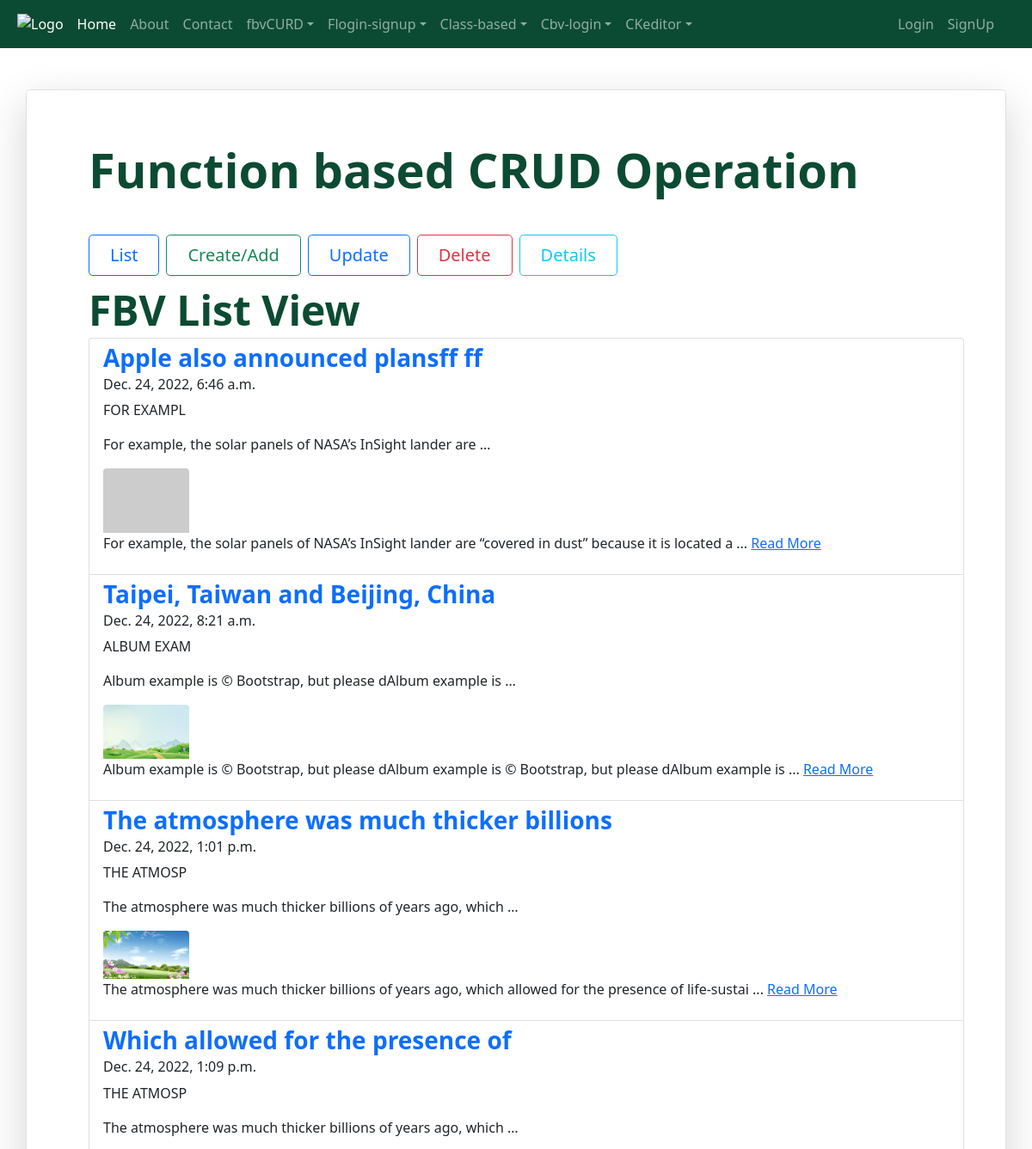
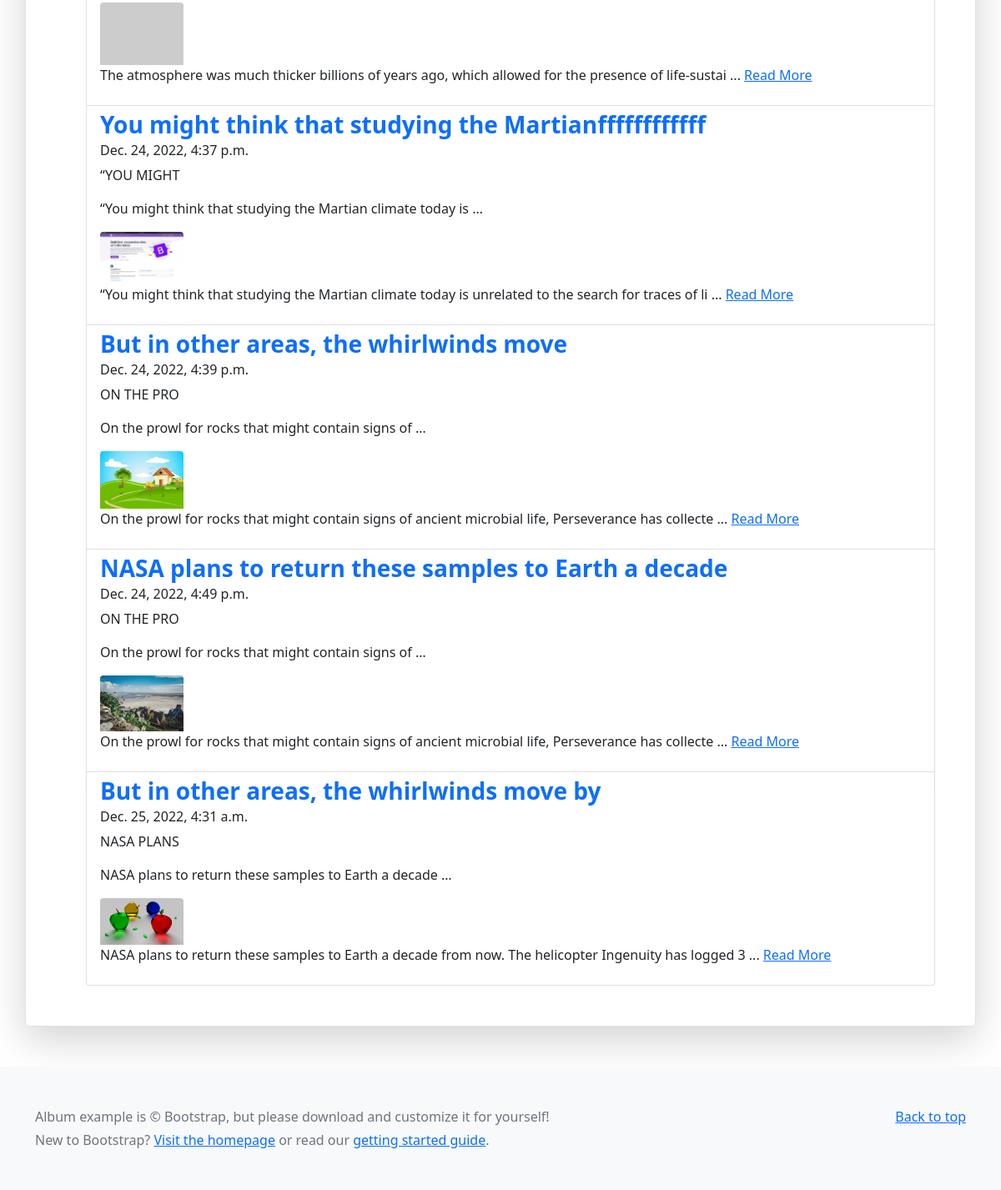
The app's page /fbvcrud/ with its own data (2 pictures, top to bottom).
### fbcrudapp/models.py (models this page shows, shortened)
class FbCrudModel(models.Model):
    title = models.CharField(max_length=200)
    description = models.TextField()
    datetime = models.DateTimeField(default=timezone.now)
    fbv_img = models.ImageField(blank=True, upload_to='fbv-img/', null=True)
    class Meta:
     verbose_name_plural = 'FBV CURD'
    def excerpt(self):
        return self.description[0:100]

### fbcrudapp/views.py (the view)
# urls.py: path('', views.fbhome_list, name = 'fbhome'),
def fbhome_list(request):
    datalist = FbCrudModel.objects.all()
    context = {
            'crud_list':datalist
        }
    return render(request, 'fbvtemplate/fbindex.html', context)

### templates/fbvtemplate/fbindex.html (shortened to what this page needs)
{% extends 'includes/base.html' %}
{% load static %}
{% block content %}
<main>
 <div class="container my-5">
    <div class="row p-4 pb-0 pe-lg-0 pt-lg-5 align-items-center rounded-3 border shadow-lg">
      <div class="col-lg-12 p-3 p-lg-5 pt-lg-3">
        <h1 class="display-4 fw-bold lh-1 fh-title">Function based CRUD Operation</h1>
        <div class="d-grid gap-2 d-md-flex justify-content-md-start mb-4 mb-lg-3 mt-5">
           <a class="btn btn-outline-primary btn-lg px-4" href="{% url 'fbhome' %}" role="button">List</a>
           <a class="btn btn-outline-success btn-lg px-4" href="{% url 'fbadd' %}" role="button">Create/Add</a>
           <a class="btn btn-outline-primary btn-lg px-4" href="{% url 'fbadd' %}" role="button">Update</a>
           <a class="btn btn-outline-danger btn-lg px-4" href="{% url 'fbadd' %}" role="button">Delete</a>
           <a class="btn btn-outline-info btn-lg px-4" href="{% url 'fbadd'  %}" role="button">Details</a>
        </div>
        <div >
           <h2 class="display-5 fw-bold lh-1 fh-title"> FBV List View</h2>
         </div>
            <ul class="list-group flist-group-flush">
             {% for item in crud_list %}
              <li class="list-group-item"> <h3 class="display-7 fw-bold lh-1 fh-title "><a class="text-decoration-none" href="{% url 'fbdetails' item.id %}" role="button"> {{ item.title }} </a></h3>
              <h6>{{item.datetime}}</h6>
              <p>{{item.description | upper | slice:":10"}}</p>
              <p>{{item.description | truncatewords:10}}</p>
                {% if item.fbv_img %}
                  <img src="{{ item.fbv_img.url }}" width="100" height="100" class="img-fluid rounded-top" alt="">
                {% else %}
                 <img src="https://dummyimage.com/400x300/0C4B33/ffffff.jpg&text=Demo+image" width="100" height="100" class="img-fluid rounded-top" alt="">
                {% endif %}
               <p> {{ item.excerpt }} ... <a class=" mt-2 ftext-decoration-none" href="{% url 'fbdetails' item.id %}" role="button">Read More</a> </p>
               </li>
            {% endfor %}
          </ul>
      </div>
    </div>
  </div>
</main>
{% endblock %}

### static/css/style.css (style rules this page uses)
.fh-title { color:#0C4B33 ; }

### records on screen
FbCrudModel: title "Apple also announced plansff ff", datetime "Dec. 24, 2022, 6:46 a.m.", description "FOR EXAMPL", description "For example, the solar panels of NASA’s InSight lander are …", excerpt "For example, the solar panels of NASA’s InSight lander are “covered in dust” because it is located a"
FbCrudModel: title "Taipei, Taiwan and Beijing, China", datetime "Dec. 24, 2022, 8:21 a.m.", description "ALBUM EXAM", description "Album example is © Bootstrap, but please dAlbum example is …", fbv_img (picture), excerpt "Album example is © Bootstrap, but please dAlbum example is © Bootstrap, but please dAlbum example is"
FbCrudModel: title "The atmosphere was much thicker billions", datetime "Dec. 24, 2022, 1:01 p.m.", description "THE ATMOSP", description "The atmosphere was much thicker billions of years ago, which …", fbv_img (picture), excerpt "The atmosphere was much thicker billions of years ago, which allowed for the presence of life-sustai"
FbCrudModel: title "Which allowed for the presence of", datetime "Dec. 24, 2022, 1:09 p.m.", description "THE ATMOSP", description "The atmosphere was much thicker billions of years ago, which …", excerpt "The atmosphere was much thicker billions of years ago, which allowed for the presence of life-sustai"
FbCrudModel: title "You might think that studying the Martianffffffffffff", datetime "Dec. 24, 2022, 4:37 p.m.", description "“YOU MIGHT", description "“You might think that studying the Martian climate today is …", fbv_img (picture), excerpt "“You might think that studying the Martian climate today is unrelated to the search for traces of li"
FbCrudModel: title "But in other areas, the whirlwinds move", datetime "Dec. 24, 2022, 4:39 p.m.", description "ON THE PRO", description "On the prowl for rocks that might contain signs of …", fbv_img (picture), excerpt "On the prowl for rocks that might contain signs of ancient microbial life, Perseverance has collecte"
FbCrudModel: title "NASA plans to return these samples to Earth a decade", datetime "Dec. 24, 2022, 4:49 p.m.", description "ON THE PRO", description "On the prowl for rocks that might contain signs of …", fbv_img (picture), excerpt "On the prowl for rocks that might contain signs of ancient microbial life, Perseverance has collecte"
FbCrudModel: title "But in other areas, the whirlwinds move by", datetime "Dec. 25, 2022, 4:31 a.m.", description "NASA PLANS", description "NASA plans to return these samples to Earth a decade …", fbv_img (picture), excerpt "NASA plans to return these samples to Earth a decade from now. The helicopter Ingenuity has logged 3"
